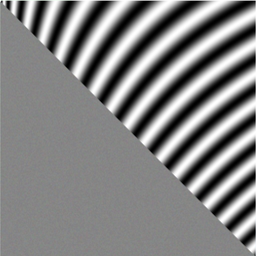
#> input picture images/test.PNG, 256 x 256 px, shrunk from 506 x 506 before the run
$ python tensor_stroke.py
#> lines starting #> are read from the running program, lines starting #| are printed output that depends on the picture; after the words box and inside, x2 and y2 are one past the last pixel; in counts of white or black regions, pixels touching at a corner belong together
import cv2 as cv
import numpy as np
import random
import matplotlib.pyplot as plt
from scipy.linalg import sqrtm
from skimage.draw import line
from skimage import feature


def structure_tensor_eigvectors(Axx, Axy, Ayy):

    det = (Axx - Ayy) ** 2 + 4 * Axy ** 2

    first = Axy * 2
    second_pos = Ayy - Axx + np.sqrt(det)
    second_neg = Ayy - Axx - np.sqrt(det)

    O1 =  np.stack([first,second_pos],axis=-1)
    O2 =  np.stack([first,second_neg],axis=-1)

    return O1, O2

def structure_tensor_eigvals(Axx, Axy, Ayy):

    det = (Axx - Ayy) ** 2 + 4 * Axy ** 2

    E1 = (Axx + Ayy) / 2 + np.sqrt(det) / 2
    E2 = (Axx + Ayy) / 2 - np.sqrt(det) / 2

    return E1, E2

def structure_tensor(Axx, Axy, Ayy):
    T1 = np.stack([Axx,Axy],axis=-1)
    T2 = np.stack([Axy,Ayy],axis=-1)
    T = np.stack([T1,T2],axis=-1)
    return T

def tensor_field(E1, E2, O1, O2, p1, p2):

    C1 = np.add(E1,E2) + 1. ** (-p1)
    C2 = np.add(E1,E2) + 1. ** (-p2)

    T1 = np.einsum('...j,...k->...jk',O1,O1)
    T2 = np.einsum('...j,...k->...jk',O2,O2)

    T = np.add(np.einsum('ij,ijkl->ijkl', C1, T1), np.einsum('ij,ijkl->ijkl', C2, T2))

    return T

def tensor_field_sqrt(T):
    T_sqrt = np.zeros(T.shape)
    for i in range(T.shape[0]):
        for j in range(T.shape[1]):
            T_sqrt[i,j] = sqrtm(T[i,j])

    return T_sqrt

def display_vector_field(vector_field, title_plot):

    height, width, _ = vector_field.shape

    X, Y = np.meshgrid(np.arange(0, width, 1), np.arange(0, height, 1))

    U = np.zeros(X.shape)
    V = np.zeros(X.shape)

    for j in range(X.shape[0]):
        for i in range(X.shape[1]):
            U[j, i] = vector_field[j][i][0] * 100
            V[j, i] = vector_field[j][i][1] * 100

    _, ax = plt.subplots()
    skip_scalar = 5
    skip = (slice(None, None, skip_scalar), slice(None, None, skip_scalar))
    ax.quiver(X[skip], Y[skip], U[skip], V[skip], units='xy' ,scale=0.5, color='blue')
    ax.set(aspect=1, title=title_plot)

    plt.gca().invert_yaxis()
    #plt.savefig(filename, bbox_inches='tight', dpi=200)
    # plt.ion()
    plt.show()
    plt.pause(0.005)

def draw_stroke(canvas, origin, direction, size):

    destination = [origin[0] + size, origin[1] + size]
    vec         = np.subtract(origin,destination)

    dot = np.dot( vec, direction ) / ( np.linalg.norm(vec) * np.linalg.norm(origin) )
    det = np.linalg.det([vec, direction]) / ( np.linalg.norm(vec) * np.linalg.norm(origin) )
    angle = np.arctan2(det, dot) + np.pi / 2.

    c, s = np.cos(angle), np.sin(angle)
    R = np.array(((c, -s), (s, c)))
    pix_to_move = R.dot(vec).astype(int)
    destination_point = (origin[0] + pix_to_move[0] , origin[1] + pix_to_move[1])

    cv.line(canvas, ( origin[1],origin[0] ), ( destination_point[1],destination_point[0] ) , 128,1)
    return destination_point


# Ouverture image
# img = cv.imread("images/frog.jpg")
img = cv.imread("images/test.PNG")
#> img is the input picture: shape (256, 256, 3); mean B, G, R 130.6, 130.6, 130.6
# img = cv.imread("images/lenna.png")

img = cv.cvtColor(img, cv.COLOR_BGR2YUV)
#> img: shape (256, 256, 3); mean of channels 0, 1, 2 130.6, 128, 128

rows = img.shape[0]
#> rows = 256
cols = img.shape[1]
#> cols = 256


# On isole le channel Y
img_lumi = cv.split(img)[0]
img_lumi = cv.GaussianBlur(img_lumi,(3,3), 0)

Axx, Axy, Ayy = feature.structure_tensor(img_lumi)
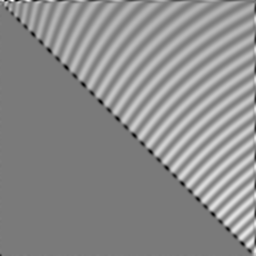
#> Axy: shape (256, 256) float64; min -0.694, max 0.749, mean 0.104; drawn with min black and max white
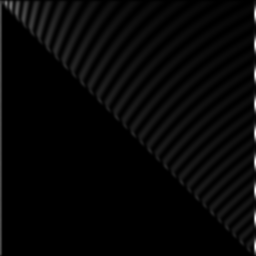
#> Ayy: shape (256, 256) float64; min 5.11e-06, max 6.07, mean 0.164; drawn with min black and max white
Axx = cv.GaussianBlur(Axx,(5,5), 0)
Axy = cv.GaussianBlur(Axy,(5,5), 0)
Ayy = cv.GaussianBlur(Ayy,(5,5), 0)

E1, E2        = structure_tensor_eigvals( Axx, Axy, Ayy )
#> in structure_tensor_eigvals, `E1 = (Axx + Ayy) / 2 + np.sqrt(det) / 2`:
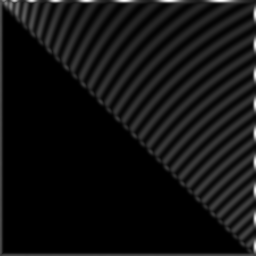
#> E1: shape (256, 256) float64; min 4.3e-05, max 4.34, mean 0.299; drawn with min black and max white
#> in structure_tensor_eigvals, `E2 = (Axx + Ayy) / 2 - np.sqrt(det) / 2`:
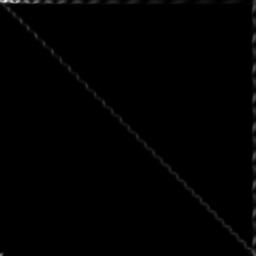
#> E2: shape (256, 256) float64; min 3.65e-06, max 1.56, mean 0.009; drawn with min black and max white
O1, O2        = structure_tensor_eigvectors( Axx, Axy, Ayy )
#> in structure_tensor_eigvectors, `second_neg = Ayy - Axx - np.sqrt(det)`:
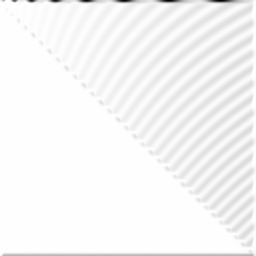
#> second_neg: shape (256, 256) float64; min -8.66, max -8.75e-15, mean -0.275; drawn with min black and max white
G             = structure_tensor( Axx, Axy, Ayy )
T             = tensor_field( E1, E2, O1, O2, 1.2, 0.5 )
T_sqrt        = tensor_field_sqrt(T)

print("Tensor field done !")

# print(T)
# print(T.shape)
# print(img_lumi.shape)

# Canvas
canvas = np.full((rows,cols), 255, np.uint8)

# I try to do cool looking ellipses
E1norm = E1 / np.max(E1)
E2norm = E2 / np.max(E2)


eig_lambda1 = E1norm
eig_lambda2 = E2norm

eig_eta = O1

shift = 12


for angle in [3.14/2]:

    a = np.array([np.cos(angle), np.sin(angle)])
    w = np.einsum('...ij,j->...i',T_sqrt,a)
    # w = w / np.max(w)

    display_vector_field(w[10:-10,10:-10],str(angle))


    coords = [(random.randrange(10,rows-10), random.randrange(10,cols-10)) for _ in range(2000)]

    for p in coords:

        current = p

        for _ in range(10):

            next_point = draw_stroke(canvas, current, w[current], 3)

            if next_point[0] >= rows or next_point[1] >= cols or next_point[0] < 0 or next_point[1] < 0 :
                break

            current = next_point
#> this loop made 1 pass
#> pass 1, in display_vector_field, `plt.show()`:
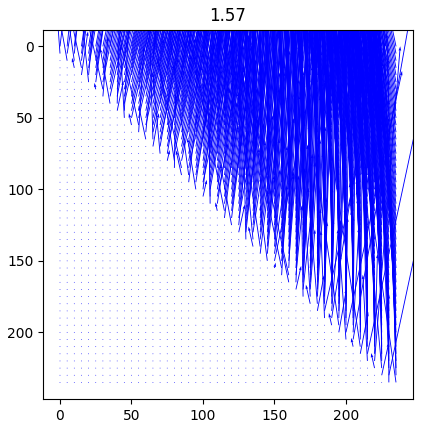
#> figure drawn by matplotlib, 1 panel
#> after the loop:
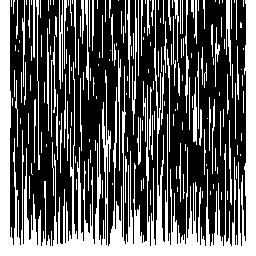
#> canvas: shape (256, 256); values 128 (black) and 255 (white), 36.3% white; 202 white regions (102 under 20 px), largest, box (x1, y1, x2, y2) and area: (0, 0, 256, 256) 15900, (132, 0, 137, 135) 246, (59, 0, 63, 89) 238


# [55 lines of commented-out code are left out]
cv.imshow("canvas", canvas)

# Enregistrement
cv.imwrite("images/canvas.jpg",canvas)

cv.waitKey(0)
